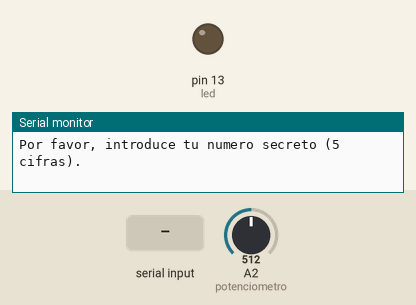
This sketch was run on a simulated Arduino Uno, built with avr-gcc and run on an emulated ATmega328P. On the bench: output pins drawn as LEDs (lit = HIGH), the last lines printed to the serial monitor. The inputs (shaded band) are chosen by the test bench; at power-on: A2 (potenciometro) = 512.

Above: at 0.8 s.
0.9 s: "90,45\n" received over Serial
2.4 s: A2 (potenciometro) set to 1007
3.9 s: A2 (potenciometro) set to 1023
At 4.5 s:
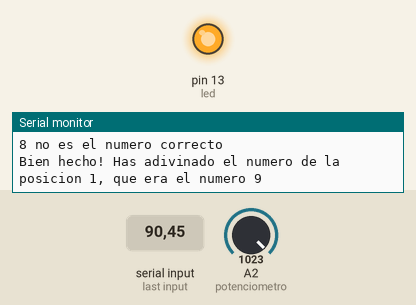
5.4 s: A2 (potenciometro) set to 120
8.4 s: A2 (potenciometro) set to 103
At 12.6 s:
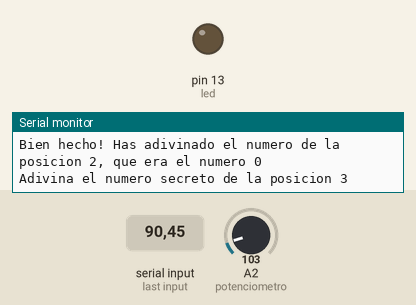
Timing chart, 0 to 12.9 s (numbered marks = the images above; inputs shaded):
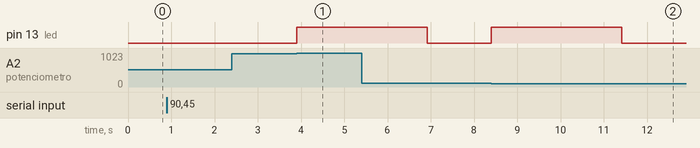

Measured:
- the behaviour switches between 1022 and 1023 on A2 (potenciometro) (found by bisection; images 0 and 1)
- the behaviour switches between 114 and 113 on A2 (potenciometro) (found by bisection; images 1 and 2)
- after the input at 3.9 s, pin 13 (led): LOW → HIGH at once
- after the input at 8.4 s, pin 13 (led): LOW → HIGH at once, → LOW 3.0 s later

The sketch:

sketch_nov22a.ino
```cpp
//Declaración de variables antes del setup:

int led=13;      //El led está conectado al pin digital 13.
int potenciometro=2;    //El potenciómetro está conectado al pin ANALÓGICO 2.

int leer=0;      //Variable en la que se almacenará el valor leído en el potenciómetro.
                 //se trata de un valor analógico (de 0 a 1023).

int convert=0;      //Variable que contendrá el valor leído, convertido con función map() [rango de 0 a 9]
int convert_anterior=0;   //Variable que almacena el número correspondiente a la anterior conversión.

int secreto0;  //Número secreto en la posición 0
int secreto1;  //Número secreto en la posición 1
int secreto2;  //etc...
int secreto3;
int secreto4;

int secreto_leer=0; //Variable para guardar cada uno de los 5 números secretos que introducimos por TECLADO.

int secreto[]={secreto0, secreto1, secreto2, secreto3, secreto4};  //Vector que contiene el número secreto
                                                                   //que se compone de 5 cifras.


void setup()

{
   pinMode(led,OUTPUT);            //El led es una salida.
   pinMode(potenciometro,INPUT);   //El potenciómetro es una entrada.

   Serial.begin(9600);     //Se inicializa el puerto serial.

    //Pedimos que se introduzca el número secreto (5 cifras):
     Serial.println("Por favor, introduce tu numero secreto (5 cifras).");

    for (int a=0; a < 5; a++)
    {
      secreto_leer= Serial.read();
        while(secreto_leer < 0)
        {
        secreto_leer= Serial.read();
        }

        secreto[a]=secreto_leer-48;    //El dato que introducimos por teclado está codificado en ASCII. 0=48, 1=49, 2=50... Restamos 48 para obtener el número en entero.

        Serial.print(secreto[a]);
      }
      //Ocultar número secreto:
      Serial.println();  //Salto de línea con texto vacío.
      for (int a=0; a < 40; a++)
      {
   Serial.println("...");
      }
      Serial.println("Gira la ruleta de la caja fuerte para adivinar el numero secreto");
}

void loop()
{
  for (int b=0;b < 5;b++)
  {
    Serial.print("Adivina el numero secreto de la posicion ");
    Serial.print(b+1);
    Serial.println();

     leer=analogRead(potenciometro);
     convert=map(leer, 0 , 1023 , 0 , 9);

     while(convert!=secreto[b])

     {
      leer=analogRead(potenciometro);

     //Función matemática map()  --> map(value, fromLow, fromHigh, toLow, toHigh)

     convert=map(leer, 0 , 1023 , 0 , 9);    //Se cambia el rango. Ahora el máximo es 9.

      if(convert!=convert_anterior && convert!=secreto[b])
        {
        Serial.print(convert);
        Serial.println(" no es el numero correcto");
        delay(1000);
        }
        else
        {
          //no hacer nada
        }
         convert_anterior=convert;
       }

     //Cuando sale del bucle anterior es porque hemos adivinado un número.

     digitalWrite(led,HIGH);  //Para celebrarlo, encenderemos el led.
     Serial.println();
     Serial.print("Bien hecho! Has adivinado el numero de la posicion ");
     Serial.print(b+1);
     Serial.print(", que era el numero ");
     Serial.print(convert);
     Serial.println();

     delay(3000);  //Lo mantenemos encendido durante 3 segundos.
     digitalWrite(led,LOW);
  }

  //Cuando salimos del último bucle es porque hemos acertado los 5 números secretos.

  Serial.println("____________________________________________");
  Serial.println("Enhorabuena, has adivinado el numero secreto!");
  Serial.println("____________________________________________");
  Serial.println("Puedes volver a empezar pulsando el botón de RESET");

  //Para celebrarlo, ahora que somos ricos, haremos parpadear el LED infinitamente.

  for(int contador = 0 ; contador >= 0 ; contador=contador+1)
  {
  digitalWrite(led,HIGH);
  delay(600);
  digitalWrite(led,LOW);
  delay(600);
  }
}
```
